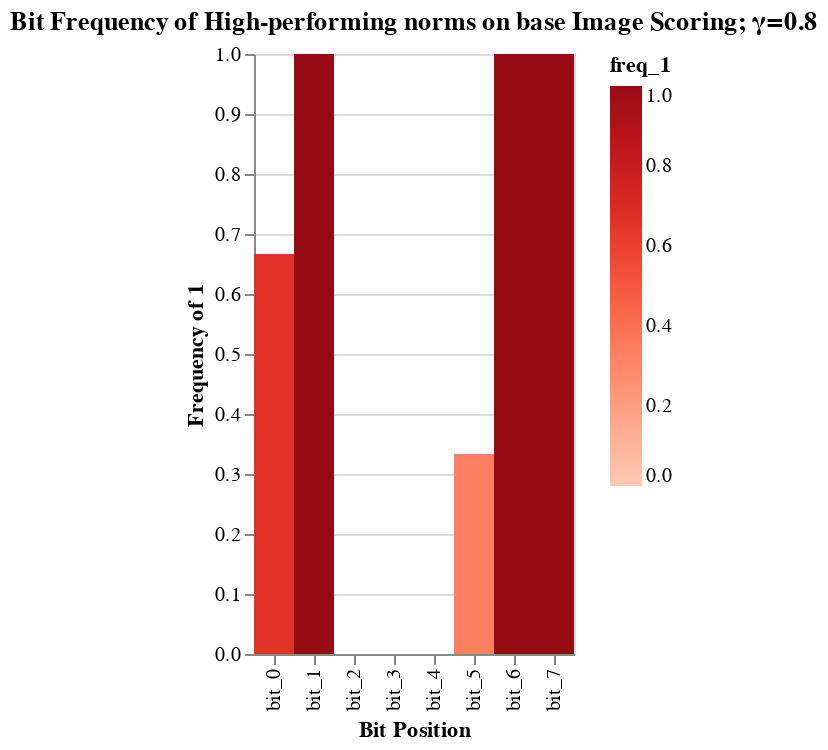

The notebook cell saved with this chart:
### Code cell
# Split bitstrings
bits = elites["8bit_vector"].apply(lambda s: pd.Series(list(s))).astype(int)
bits.columns = [f"bit_{i}" for i in range(8)]
freq = bits.mean().reset_index()
freq.columns = ["bit", "freq_1"]

heat_freq = (
    alt.Chart(freq)
    .mark_rect()
    .encode(
        x=alt.X("bit:N", title="Bit Position"),
        y=alt.Y("freq_1:Q", scale=alt.Scale(domain=[0,1]), title="Frequency of 1"),
        color=alt.Color("freq_1:Q", scale=alt.Scale(scheme="reds")),
        tooltip=["bit", "freq_1"]
    )
    .properties(title=f"Bit Frequency of High-performing norms on base {chosen_base_norm}; γ={chosen_gamma}")
)

heat_freq

### Figure 1 — Vega-Lite specification as saved in the notebook (floating-point values rounded to 4 significant figures)
{"config": {"view": {"continuousWidth": 300, "continuousHeight": 300}}, "data": {"name": "data-f20cc1b8c19293d054dbb83ccc577b72"}, "mark": {"type": "rect"}, "encoding": {"color": {"field": "freq_1", "scale": {"scheme": "reds"}, "type": "quantitative"}, "tooltip": [{"field": "bit", "type": "nominal"}, {"field": "freq_1", "type": "quantitative"}], "x": {"field": "bit", "title": "Bit Position", "type": "nominal"}, "y": {"field": "freq_1", "scale": {"domain": [0, 1]}, "title": "Frequency of 1", "type": "quantitative"}}, "title": "Bit Frequency of High-performing norms on base Image Scoring; γ=0.8", "$schema": "https://vega.github.io/schema/vega-lite/v5.16.3.json", "datasets": {"data-f20cc1b8c19293d054dbb83ccc577b72": [{"bit": "bit_0", "freq_1": 0.6667}, {"bit": "bit_1", "freq_1": 1.0}, {"bit": "bit_2", "freq_1": 0.0}, {"bit": "bit_3", "freq_1": 0.0}, {"bit": "bit_4", "freq_1": 0.0}, {"bit": "bit_5", "freq_1": 0.3333}, {"bit": "bit_6", "freq_1": 1.0}, {"bit": "bit_7", "freq_1": 1.0}]}}
